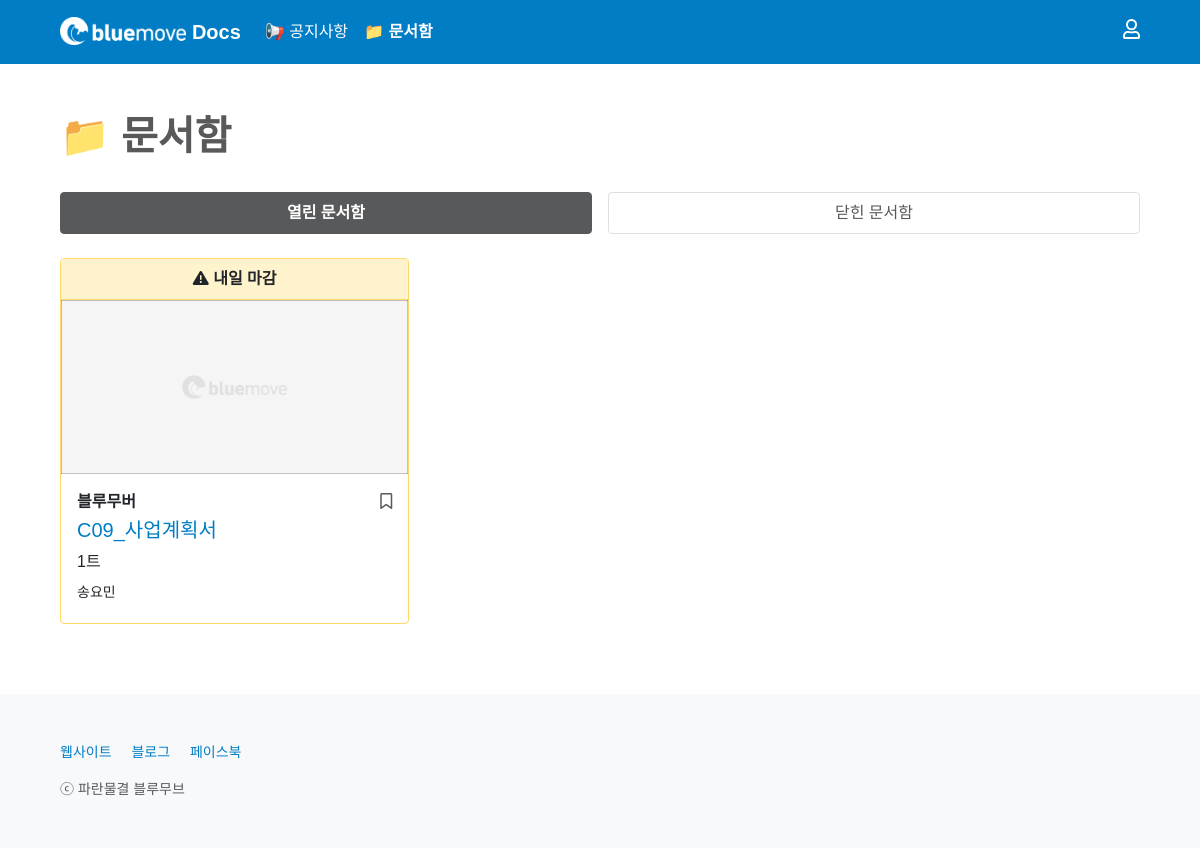
/box/, run on an earlier commit of the app's database.
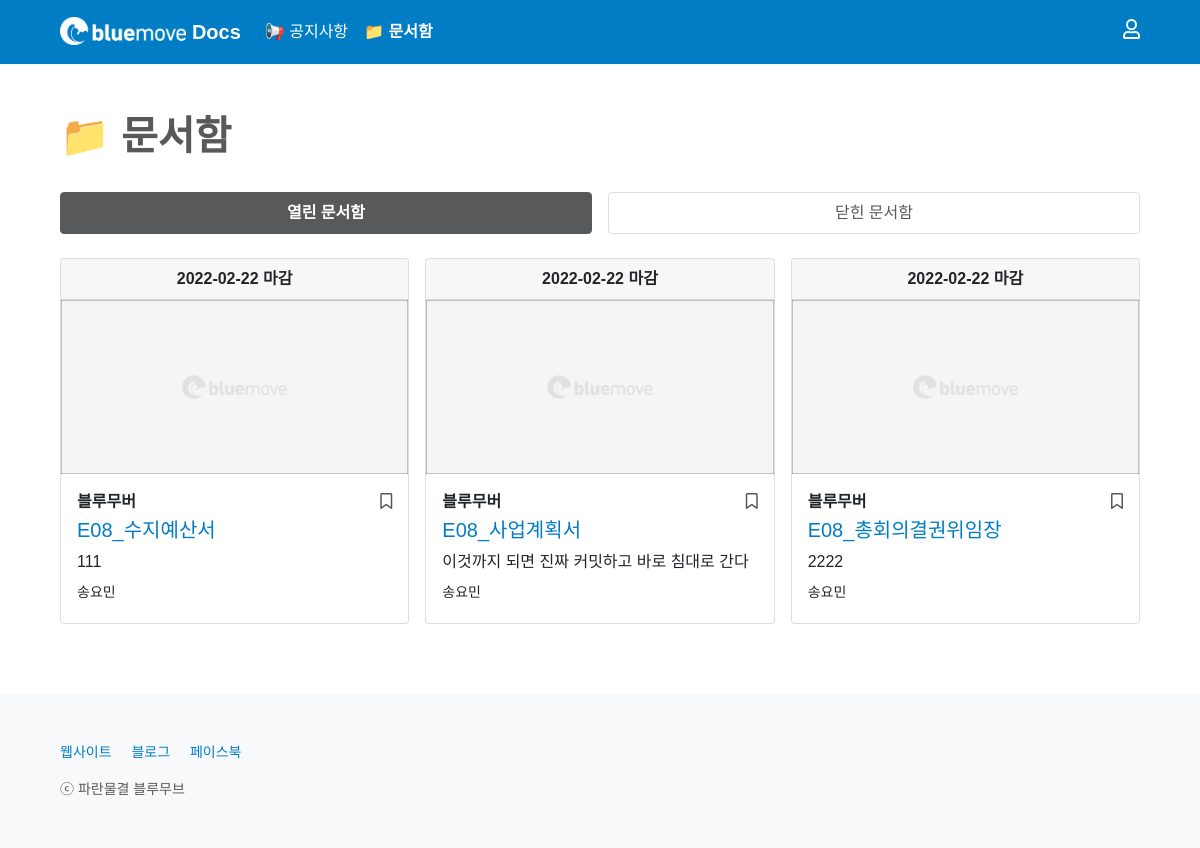
And on a later commit of the database.
### box/models.py (models this page shows, shortened)
class Box(models.Model):
    CATEGORY_CHOICES = {
        ('bluemover', '블루무버'),
        ('guest', '게스트'),
    }
    title = models.CharField(max_length = 50)
    writer = models.ForeignKey(User, on_delete=models.CASCADE)
    category = models.CharField(max_length = 50, choices = CATEGORY_CHOICES)
    drive_name = models.CharField(max_length = 50, null = True, blank = True)
    folder_name = models.CharField(max_length = 50, null = True, blank = True)
    folder_id = models.CharField(max_length = 100, null = True, blank = True)
    folder_prefix = models.CharField(max_length = 10, null = True, blank = True)
    official_template_flag = models.BooleanField(default = False)
    document_name = models.CharField(max_length = 50, null = True, blank = True)
    document_id = models.CharField(max_length = 300)
    channel_id = models.CharField(max_length = 50)
    channel_name = models.CharField(max_length = 50)
    deadline = models.DateField()
    deadline_update_flag = models.BooleanField(default = False)
    content = RichTextField()
    content_update_flag = models.BooleanField(default = False)
    image = models.ImageField(upload_to='images/', null = True, blank = True)
    created_at = models.DateField(auto_now_add = True)
    updated_at = models.DateField(auto_now = True)
    box_favorite_user_set = models.ManyToManyField(User, blank = True, related_name="box_favorite_user_set", through="Favorite")
    @property
    def deadline_is_tomorrow(self):
        return datetime.date.today() + datetime.timedelta(days = 1) == self.deadline
    @property
    def deadline_is_today(self):
        return datetime.date.today() == self.deadline
    @property
    def deadline_is_over(self):
        return datetime.date.today() > self.deadline
    @property
    def days_left_until_deadline(self):
        return self.deadline - datetime.date.today()

### box/views.py (the view)
# urls.py: path('', main, name='main'),
def main(request):
    if request.user.is_authenticated:
        profile = Profile.objects.get(user=request.user)
        if not profile.info_update_flag == True:
            return redirect('users:write_info', request.user.id)
        else:
            None
    else:
        None
    opened_boxes = Box.objects.filter(deadline__gte=datetime.date.today()).order_by('deadline')
    closed_boxes = Box.objects.filter(deadline__lt=datetime.date.today()).order_by('deadline')
    page = request.GET.get('page', 1)
    opened_paginator = Paginator(opened_boxes, 9)
    closed_paginator = Paginator(closed_boxes, 9)
    try:
        opened_boxes = opened_paginator.page(page)
        closed_boxes = closed_paginator.page(page)
    except PageNotAnInteger:
        opened_boxes = opened_paginator.page(1)
        closed_boxes = closed_paginator.page(1)
    except EmptyPage:
        opened_boxes = opened_paginator.page(opened_paginator.num_pages)
        closed_boxes = closed_paginator.page(closed_paginator.num_pages)
    return render(request, 'box/main.html', {'opened_boxes': opened_boxes, 'closed_boxes': closed_boxes})

### box/templates/box/main.html (shortened to what this page needs)
{% extends 'base.html' %}
{% block content %}
{% include 'shared/_navbar4box.html' %}
<main class="px-2 px-md-5">
    <div class="container-md mt-5">
        <h1 class="mb-4" style="font-weight: 600; color: #58595B;">📁 문서함</h1>
        {% include 'shared/_boxcard.html' %}
    </div>
</main>
{% endblock %}

### home/templates/shared/_boxcard.html (shortened to what this page needs)
<div class="pt-2">
    <ul class="nav nav-pills mb-3 nav-justified gap-3" id="pills-tab" role="tablist">
        <li class="nav-item mb-2" id="forBoxCSS" role="presentation">
            <a class="nav-link active" id="pills-opened-tab" data-bs-toggle="pill" href="#pills-opened" role="tab" aria-controls="pills-opened" aria-selected="true">열린 문서함</a>
        </li>
        <li class="nav-item mb-2" id="forBoxCSS" role="presentation">
            <a class="nav-link" id="pills-closed-tab" data-bs-toggle="pill" href="#pills-closed" role="tab" aria-controls="pills-closed" aria-selected="false">닫힌 문서함</a>
        </li>
    </ul>
</div>
<div class="tab-content" id="pills-tabContent">
    <div class="tab-pane fade show active" id="pills-opened" role="tabpanel" aria-labelledby="pills-opened-tab">
        <div class="row row-cols-1 row-cols-lg-3 row-cols-md-2 g-3" id="insideOpenedTab">
            {% for box in opened_boxes %}
            {% if box.deadline_is_over %}
            <div style="display: none;">
            {% else %}
            <div class="col">
            {% endif %}
                {% include 'shared/_boxcard_tabdata.html' %}
            </div>
            {% empty %}
            <div class="col" id="openedEmptyFlag"></div>
            <div class="col text-center"><br><h2 style="color: #CCCCCC; font-weight: 600;"><i class="far fa-folder-open"></i> 비어 있어요!</h2><p>열린 문서함이 없습니다.</p></div>
            {% endfor %}
        </div>
    </div>
</div>

### home/templates/shared/_boxcard_tabdata.html (shortened to what the changed rows need)
{% if box.deadline_is_tomorrow %}
<div class="card h-100" style="border: 1px solid #FFD969;">
{% elif box.deadline_is_today %}
<div class="card h-100" style="border: 1px solid #F5B5BC;">
{% elif box.deadline_is_over %}
<div class="card h-100" style="border: 1px solid #bcbebf;">
{% else %}
<div class="card h-100">
{% endif %}
    {% if box.deadline_is_tomorrow %}
    <div class="card-header d-flex justify-content-center" style="background-color: #fff3cd; border-bottom: 1px solid #FFD969;">
        <p class="m-0" style="font-weight: 600;">
            <i class="fas fa-exclamation-triangle"></i>
            {% if box.deadline_update_flag %}
            내일 마감 (일정 변경)
            {% else %}
            내일 마감
            {% endif %}
        </p>
    </div>
    {% else %}
    <div class="card-header d-flex justify-content-center">
        <p class="m-0" style="font-weight: 600;">
            {% if box.days_left_until_deadline.days > 7 %}
                {% if box.deadline_update_flag %}
                {{ box.deadline|date:'Y-m-d' }} 마감 (일정 변경)
                {% else %}
                {{ box.deadline|date:'Y-m-d' }} 마감
                {% endif %}
            {% else %}
                {% if box.deadline_update_flag %}
                {{ box.days_left_until_deadline.days }}일 후 마감 (일정 변경)
                {% else %}
                {{ box.days_left_until_deadline.days }}일 후 마감
                {% endif %}
            {% endif %}
        </p>
    </div>
    {% endif %}
    <div class="ratio" style="--aspect-ratio: 50%; position: relative; text-align: center;">
        <a href="{% url 'box:read' box.id %}{{ request.get_full_path|cut:request.path }}" onclick="openBox{{ box.id }}({{ box.id }});">
            <img src="
                {% if box.image %}
                    {{ box.image.url }}
                {% else %}
                    /static/images/1800x900-default.png
                {% endif %}
            " class="card-img-top hide{{ box.id }}-01" alt="문서함 이미지" style="height: 100%; object-fit: cover; object-position: 50% 50%; border-top-left-radius: 0; border-top-right-radius: 0;">
        </a>
    </div>
    <div class="card-body mb-1">
        <div class="d-flex w-100 justify-content-between">
            <p class="card-text mb-1" style="font-weight: 600;">
                {% if box.category == 'bluemover' %}
                    블루무버
                {% elif box.category == 'guest' %}
                    게스트
                {% else %}
                    알 수 없음
                {% endif %}
            </p>
            {% if user.is_authenticated %}
            {% if not request.path == '/box/' %}
            <a class="bookmark" href="{% url 'box:box_favorite' box.id %}?next={{ request.get_full_path }}#boxListPosition">
            {% else %}
            <a class="bookmark" href="{% url 'box:box_favorite' box.id %}?next={{ request.get_full_path }}">
            {% endif %}
                {% if user in box.box_favorite_user_set.all %}
                <p class="mb-1"><i class="fas fa-bookmark"></i></p>
                {% else %}
                <p class="mb-1"><i class="far fa-bookmark"></i></p>
                {% endif %}
            </a>
            {% else %}
            <a type="button" class="bookmark" data-bs-toggle="modal" data-bs-target="#listloginModal">
                <p class="mb-1"><i class="far fa-bookmark"></i></p>
            </a>
            {% endif %}
        </div>
        <h5 class="card-title" style="overflow: hidden; text-overflow: ellipsis; display: -webkit-box; -webkit-line-clamp: 2; -webkit-box-orient: vertical;"><a href="{% url 'box:read' box.id %}{{ request.get_full_path|cut:request.path }}" onclick="openBox{{ box.id }}({{ box.id }});">
            {% if box.folder_prefix != None %}
                {{ box.folder_prefix }}_{{ box.title }}
            {% else %}
                {{ box.title }}
            {% endif %}
        </a></h5>
        <p class="card-text mb-2" style="overflow: hidden; text-overflow: ellipsis; display: -webkit-box; -webkit-line-clamp: 3; -webkit-box-orient: vertical;">
            {{ box.content|striptags|safe }}
        </p>
        <div class="d-flex w-100 justify-content-between">
            <small>{{ box.writer.last_name }}{{ box.writer.first_name }}</small>
        </div>
    </div>
</div>

What changed in the data, as far as the page shows it:
removed Box: deadline "2021-04-28" (drawn), category "블루무버", folder_prefix "C09", title "사업계획서", content "1트", writer.last_name "송", writer.first_name "요민"
added Box: deadline "2022-02-22", category "블루무버", folder_prefix "E08", title "수지예산서", content "111", writer.last_name "송", writer.first_name "요민"
added Box: deadline "2022-02-22", category "블루무버", folder_prefix "E08", title "사업계획서", content "이것까지 되면 진짜 커밋하고 바로 침대로 간다", writer.last_name "송", writer.first_name "요민"
added Box: deadline "2022-02-22", category "블루무버", folder_prefix "E08", title "총회의결권위임장", content "2222", writer.last_name "송", writer.first_name "요민"
